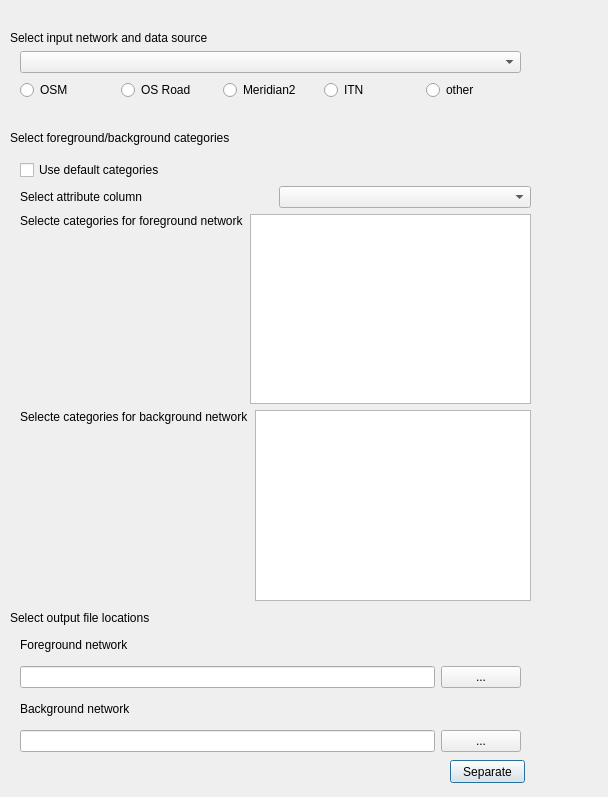
<?xml version="1.0" encoding="UTF-8"?>
<ui version="4.0">
 <class>demoDialogBase</class>
 <widget class="QDialog" name="demoDialogBase">
  <property name="geometry">
   <rect>
    <x>0</x>
    <y>0</y>
    <width>608</width>
    <height>797</height>
   </rect>
  </property>
  <property name="windowTitle">
   <string>demo</string>
  </property>
  <widget class="QPushButton" name="pushButton_3">
   <property name="geometry">
    <rect>
     <x>450</x>
     <y>760</y>
     <width>75</width>
     <height>23</height>
    </rect>
   </property>
   <property name="text">
    <string>Separate</string>
   </property>
  </widget>
  <widget class="QLabel" name="label">
   <property name="geometry">
    <rect>
     <x>10</x>
     <y>30</y>
     <width>361</width>
     <height>16</height>
    </rect>
   </property>
   <property name="text">
    <string>Select input network and data source</string>
   </property>
  </widget>
  <widget class="QLabel" name="label_2">
   <property name="geometry">
    <rect>
     <x>10</x>
     <y>610</y>
     <width>301</width>
     <height>16</height>
    </rect>
   </property>
   <property name="text">
    <string>Select output file locations </string>
   </property>
  </widget>
  <widget class="QLabel" name="label_5">
   <property name="geometry">
    <rect>
     <x>10</x>
     <y>130</y>
     <width>301</width>
     <height>16</height>
    </rect>
   </property>
   <property name="text">
    <string>Select foreground/background categories </string>
   </property>
  </widget>
  <widget class="QWidget" name="">
   <property name="geometry">
    <rect>
     <x>20</x>
     <y>630</y>
     <width>501</width>
     <height>122</height>
    </rect>
   </property>
   <layout class="QVBoxLayout" name="verticalLayout_2">
    <item>
     <widget class="QLabel" name="label_4">
      <property name="text">
       <string>Foreground network </string>
      </property>
     </widget>
    </item>
    <item>
     <layout class="QHBoxLayout" name="horizontalLayout">
      <item>
       <widget class="QLineEdit" name="lineEdit_2"/>
      </item>
      <item>
       <widget class="QPushButton" name="pushButton_4">
        <property name="text">
         <string>...</string>
        </property>
       </widget>
      </item>
     </layout>
    </item>
    <item>
     <widget class="QLabel" name="label_3">
      <property name="text">
       <string>Background network </string>
      </property>
     </widget>
    </item>
    <item>
     <layout class="QHBoxLayout" name="horizontalLayout_2">
      <item>
       <widget class="QLineEdit" name="lineEdit_3"/>
      </item>
      <item>
       <widget class="QPushButton" name="pushButton_5">
        <property name="text">
         <string>...</string>
        </property>
       </widget>
      </item>
     </layout>
    </item>
   </layout>
  </widget>
  <widget class="QWidget" name="">
   <property name="geometry">
    <rect>
     <x>20</x>
     <y>160</y>
     <width>511</width>
     <height>441</height>
    </rect>
   </property>
   <layout class="QVBoxLayout" name="verticalLayout_5">
    <item>
     <widget class="QCheckBox" name="checkBox">
      <property name="text">
       <string>Use default categories</string>
      </property>
     </widget>
    </item>
    <item>
     <layout class="QHBoxLayout" name="horizontalLayout_6">
      <item>
       <widget class="QLabel" name="label_6">
        <property name="text">
         <string>Select attribute column</string>
        </property>
       </widget>
      </item>
      <item>
       <widget class="QComboBox" name="comboBox_2"/>
      </item>
     </layout>
    </item>
    <item>
     <layout class="QHBoxLayout" name="horizontalLayout_4">
      <item>
       <layout class="QVBoxLayout" name="verticalLayout_4">
        <item>
         <widget class="QLabel" name="label_9">
          <property name="text">
           <string>Selecte categories for foreground network</string>
          </property>
         </widget>
        </item>
        <item>
         <spacer name="verticalSpacer_2">
          <property name="orientation">
           <enum>Qt::Vertical</enum>
          </property>
          <property name="sizeHint" stdset="0">
           <size>
            <width>20</width>
            <height>158</height>
           </size>
          </property>
         </spacer>
        </item>
       </layout>
      </item>
      <item>
       <widget class="QPlainTextEdit" name="plainTextEdit">
        <property name="enabled">
         <bool>true</bool>
        </property>
       </widget>
      </item>
     </layout>
    </item>
    <item>
     <layout class="QHBoxLayout" name="horizontalLayout_5">
      <item>
       <layout class="QVBoxLayout" name="verticalLayout_3">
        <item>
         <widget class="QLabel" name="label_8">
          <property name="text">
           <string>Selecte categories for background network</string>
          </property>
         </widget>
        </item>
        <item>
         <spacer name="verticalSpacer">
          <property name="orientation">
           <enum>Qt::Vertical</enum>
          </property>
          <property name="sizeHint" stdset="0">
           <size>
            <width>20</width>
            <height>158</height>
           </size>
          </property>
         </spacer>
        </item>
       </layout>
      </item>
      <item>
       <widget class="QPlainTextEdit" name="plainTextEdit_2"/>
      </item>
     </layout>
    </item>
   </layout>
  </widget>
  <widget class="QWidget" name="">
   <property name="geometry">
    <rect>
     <x>20</x>
     <y>50</y>
     <width>501</width>
     <height>51</height>
    </rect>
   </property>
   <layout class="QVBoxLayout" name="verticalLayout">
    <item>
     <widget class="QComboBox" name="comboBox"/>
    </item>
    <item>
     <layout class="QHBoxLayout" name="horizontalLayout_3">
      <item>
       <widget class="QRadioButton" name="radioButton">
        <property name="text">
         <string>OSM</string>
        </property>
       </widget>
      </item>
      <item>
       <widget class="QRadioButton" name="radioButton_2">
        <property name="text">
         <string>OS Road</string>
        </property>
       </widget>
      </item>
      <item>
       <widget class="QRadioButton" name="radioButton_3">
        <property name="text">
         <string>Meridian2</string>
        </property>
       </widget>
      </item>
      <item>
       <widget class="QRadioButton" name="radioButton_4">
        <property name="text">
         <string>ITN </string>
        </property>
       </widget>
      </item>
      <item>
       <widget class="QRadioButton" name="radioButton_5">
        <property name="text">
         <string>other</string>
        </property>
       </widget>
      </item>
     </layout>
    </item>
   </layout>
  </widget>
  <zorder>pushButton_3</zorder>
  <zorder>lineEdit_2</zorder>
  <zorder>pushButton_4</zorder>
  <zorder>label</zorder>
  <zorder>label_2</zorder>
  <zorder>label_3</zorder>
  <zorder>radioButton</zorder>
  <zorder>radioButton_2</zorder>
  <zorder>radioButton_3</zorder>
  <zorder>radioButton_4</zorder>
  <zorder>radioButton_5</zorder>
  <zorder>layoutWidget</zorder>
  <zorder>comboBox</zorder>
  <zorder>plainTextEdit</zorder>
  <zorder>label_4</zorder>
  <zorder>label_5</zorder>
  <zorder>checkBox</zorder>
  <zorder>comboBox_2</zorder>
  <zorder>label_6</zorder>
  <zorder>plainTextEdit_2</zorder>
  <zorder>label_7</zorder>
  <zorder>label_8</zorder>
  <zorder>label_7</zorder>
  <zorder>label_8</zorder>
  <zorder>verticalSpacer</zorder>
  <zorder>verticalSpacer_2</zorder>
  <zorder>layoutWidget_2</zorder>
 </widget>
 <resources/>
 <connections/>
</ui>
